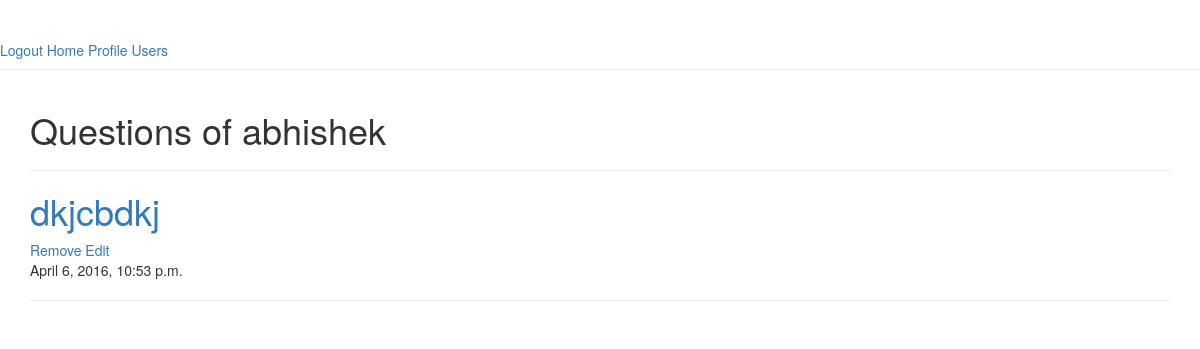
Page /user/1/questions/ (signed in) on the earlier database version.
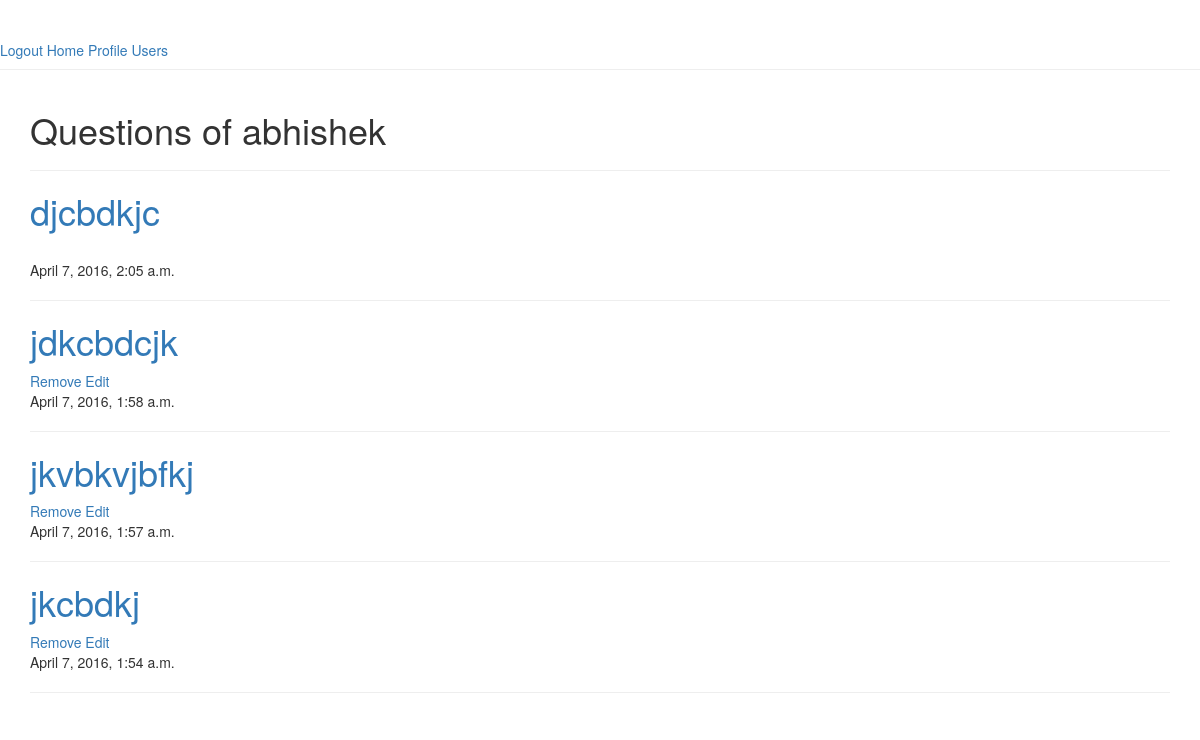
Same page on the later database version.
### app/models.py (models this page shows, shortened)
class CodehubQuestionModel(models.Model):
    user = models.ForeignKey(User)
    question_heading = models.CharField(max_length = 200)
    question_description = MarkdownField()
    question_link = models.CharField(max_length = 100,blank = True)
    question_tags = models.CharField(max_length = 200)
    question_type = models.CharField(max_length = 20)
    timeStamp = models.DateTimeField(auto_now_add = True)

### app/views.py (the view)
    def wrapper(request,*args,**kwargs):
        if not request.user.is_authenticated():
            return redirect('login_view')
        return func(request,*args,**kwargs)

### app/users.py (called while the page is built)
@loginRequired
def get_user_questions(request,user_id):
    questions = CodehubQuestionModel.objects.all().order_by("-timeStamp")
    question_user = get_object_or_404(User,id = user_id).username
    return render(request,'codehub/question/get_user_questions.html',{'questions':questions,'question_user':question_user})

### app/views.py (called while the page is built)
def loginRequired(func):
    def wrapper(request,*args,**kwargs):
        if not request.user.is_authenticated():
            return redirect('login_view')
        return func(request,*args,**kwargs)
    return wrapper

### app/templates/codehub/question/get_user_questions.html
{% extends 'base.html' %}
{% block content %}
  <h1>Questions of {{ question_user }}</h1>
  <hr/>
  {% for question in questions %}
    <h1><a href = "{% url 'codehub_question_details' question.id %}">{{ question.question_heading }}</a></h1>
    {% if question.user.username  == user.username %}
      <a href = "{% url 'remove_codehub_question' question.id %}">Remove</a>
      <a href = "{% url 'edit_codehub_question' question.id %}">Edit</a>
    {% endif %}
    <br/>
    {{ question.timeStamp }}
    <hr/>
  {% endfor %}
{% endblock %}

Differences in the rows shown:
removed CodehubQuestionModel: question_heading "dkjcbdkj", shows "Remove", timeStamp "April 6, 2016, 10:53 p.m."
added CodehubQuestionModel: question_heading "djcbdkjc", timeStamp "April 7, 2016, 2:05 a.m."
added CodehubQuestionModel: question_heading "jdkcbdcjk", shows "Remove", timeStamp "April 7, 2016, 1:58 a.m."
added CodehubQuestionModel: question_heading "jkvbkvjbfkj", shows "Remove", timeStamp "April 7, 2016, 1:57 a.m."
added CodehubQuestionModel: question_heading "jkcbdkj", shows "Remove", timeStamp "April 7, 2016, 1:54 a.m."
